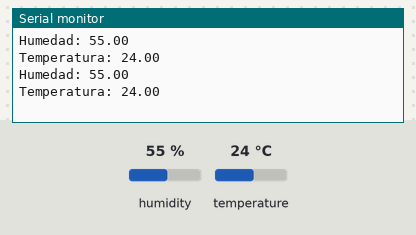
Bench run of a sketch on a simulated Arduino Uno, built with avr-gcc and run on an emulated ATmega328P. Parts: the last lines printed to the serial monitor. The test bench sets the inputs (shaded band); at power-on: humidity 55 %, temperature 24 °C.

Above: at 2.8 s.
2.9 s: humidity set to 22 %
At 5.3 s:
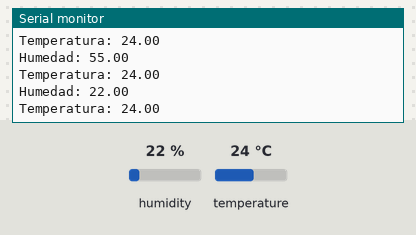
5.6 s: temperature set to 12 °C
At 6.8 s:
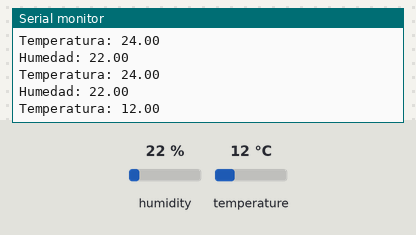
8.3 s: humidity set to 40 %
At 11.6 s:
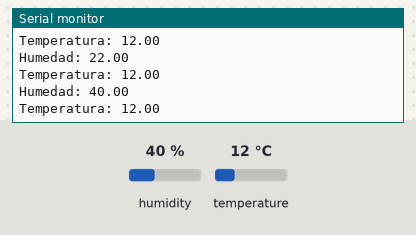
Timing chart, 0 to 13.1 s (numbered marks = the images above; inputs shaded):
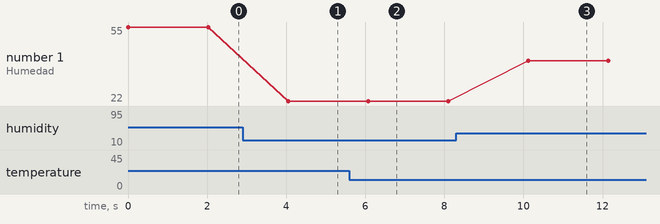

Measured:
- after the input at 2.9 s, the serial monitor: prints a new line after 1.2 s (image 1)
- after the input at 5.6 s, the serial monitor: prints a new line after 0.50 s (image 2)
- after the input at 8.3 s, the serial monitor: prints a new line after 1.8 s (image 3)
- plotted number 1: 55 → 22 after the input at 2.9 s, 22 → 40 after the input at 8.3 s

The sketch:

RGB_LDR.ino
```cpp
#include "DHT.h"

#define DHTPIN 15
#define DHTTYPE DHT11

DHT dht(DHTPIN, DHTTYPE);

void setup(){
  dht.begin();
  Serial.begin(9600);
}

void mostrarHumedad_Calor(){
  Serial.println();

  Serial.print("Humedad: ");
  Serial.println(dht.readHumidity(), 2);

  Serial.print("Temperatura: ");
  Serial.println(dht.readTemperature(), 2);

  delay(2000);
}

void loop(){
  mostrarHumedad_Calor();
}
```
